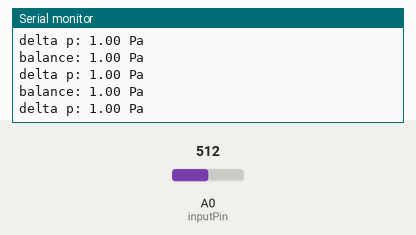
Recording of a sketch running on a simulated Arduino Uno, built with avr-gcc and run on an emulated ATmega328P. Parts: the last lines printed to the serial monitor. Inputs (shaded band) come from the test bench; at power-on: A0 (inputPin) = 512.

Above: at 1.3 s.
1.4 s: A0 (inputPin) set to 716
At 1.82 s:
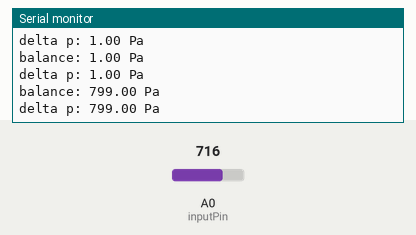
2.9 s: A0 (inputPin) set to 900
At 3.32 s:
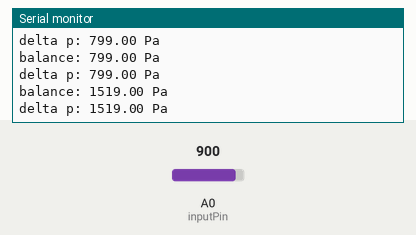
Timing chart, 0 to 5.9 s (numbered marks = the images above; inputs shaded):
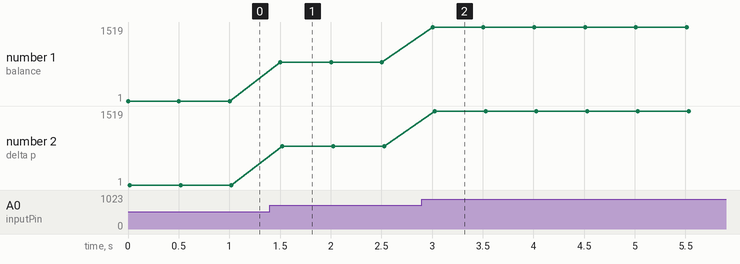

The sketch:

MPXV7002.ino
```cpp
// (licence header left out)
#define inputPin A0
#define minPressure -2000.0
#define maxPressure 2000.0
float rawValue, P;

void setup() {
  pinMode(inputPin, INPUT);
  Serial.begin(9600); //open a serial connection
}

void loop() {
 rawValue = analogRead(inputPin); //reading the voltage level of the input pin
 P = map(rawValue, 0, 1023, minPressure, maxPressure); //converting the voltage level to Pascal (since pressure sensor measures proportional)
 Serial.println("balance: "+String(P)+" Pa"); //printing the balance of the pressure
 Serial.println("delta p: "+String(fabs(P))+" Pa"); //"calculating" delta p by just making the pressure always positive
 delay(500); //waiting so the screen doesnt get flooded
}
```

Measured:
- after the input at 1.4 s, the serial monitor: prints a new line after 0.10 s (image 1)
- after the input at 2.9 s, the serial monitor: prints a new line after 0.11 s (image 2)
- plotted number 1: 1 → 799 after the input at 1.4 s, 799 → 1519 after the input at 2.9 s
- plotted number 2: 1 → 799 after the input at 1.4 s, 799 → 1519 after the input at 2.9 s
